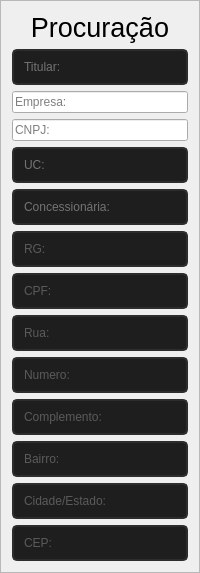
        <widget class="QFrame" name="frame_procuracao">
         <property name="maximumSize">
          <size>
           <width>16777215</width>
           <height>666</height>
          </size>
         </property>
         <property name="styleSheet">
          <string notr="true">
QLineEdit {
	border: 2px solid rgb(45, 45, 45);
	border-radius: 5px;
	background-color: rgb(30, 30, 30);
	color: rgb(200, 200, 200);
	padding: 8px;
}
QLineEdit:hover {
	border: 2px solid rgb(200, 200, 200);
	color: rgb(200, 200, 200);
}
QLineEdit:focus {
	border: 2px solid rgb(254, 14, 15);
	color: rgb(200, 200, 200);
};
background-color: rgb(83, 83, 83);
border-radius: 10px;</string>
         </property>
         <property name="frameShape">
          <enum>QFrame::StyledPanel</enum>
         </property>
         <property name="frameShadow">
          <enum>QFrame::Raised</enum>
         </property>
         <layout class="QVBoxLayout" name="verticalLayout_3">
          <item>
           <widget class="QLabel" name="label_procuracao">
            <property name="maximumSize">
             <size>
              <width>16777215</width>
              <height>36</height>
             </size>
            </property>
            <property name="font">
             <font>
              <family>Segoe UI</family>
              <pointsize>20</pointsize>
             </font>
            </property>
            <property name="layoutDirection">
             <enum>Qt::LeftToRight</enum>
            </property>
            <property name="text">
             <string>Procuração</string>
            </property>
            <property name="alignment">
             <set>Qt::AlignCenter</set>
            </property>
           </widget>
          </item>
          <item>
           <widget class="QLineEdit" name="linetituc">
            <property name="styleSheet">
             <string notr="true">QLineEdit {
	border: 2px solid rgb(45, 45, 45);
	border-radius: 5px;
	background-color: rgb(30, 30, 30);
	color: rgb(200, 200, 200);
	padding: 8px;
}
QLineEdit:hover {
	border: 2px solid rgb(200, 200, 200);
	color: rgb(200, 200, 200);
}
QLineEdit:focus {
	border: 2px solid rgb(254, 14, 15);
	color: rgb(200, 200, 200);
}</string>
            </property>
            <property name="inputMask">
             <string/>
            </property>
            <property name="text">
             <string/>
            </property>
            <property name="frame">
             <bool>true</bool>
            </property>
            <property name="placeholderText">
             <string>Titular:</string>
            </property>
           </widget>
          </item>
          <item>
           <widget class="QLineEdit" name="lineempresa">
            <property name="text">
             <string/>
            </property>
            <property name="placeholderText">
             <string>Empresa:</string>
            </property>
           </widget>
          </item>
          <item>
           <widget class="QLineEdit" name="linecnpj">
            <property name="text">
             <string/>
            </property>
            <property name="placeholderText">
             <string>CNPJ:</string>
            </property>
           </widget>
          </item>
          <item>
           <widget class="QLineEdit" name="lineuc">
            <property name="styleSheet">
             <string notr="true">QLineEdit {
	border: 2px solid rgb(45, 45, 45);
	border-radius: 5px;
	background-color: rgb(30, 30, 30);
	color: rgb(200, 200, 200);
	padding: 8px;
}
QLineEdit:hover {
	border: 2px solid rgb(200, 200, 200);
	color: rgb(200, 200, 200);
}
QLineEdit:focus {
	border: 2px solid rgb(254, 14, 15);
	color: rgb(200, 200, 200);
}</string>
            </property>
            <property name="placeholderText">
             <string>UC:</string>
            </property>
           </widget>
          </item>
          <item>
           <widget class="QLineEdit" name="linecnc">
            <property name="styleSheet">
             <string notr="true">QLineEdit {
	border: 2px solid rgb(45, 45, 45);
	border-radius: 5px;
	background-color: rgb(30, 30, 30);
	color: rgb(200, 200, 200);
	padding: 8px;
}
QLineEdit:hover {
	border: 2px solid rgb(200, 200, 200);
	color: rgb(200, 200, 200);
}
QLineEdit:focus {
	border: 2px solid rgb(254, 14, 15);
	color: rgb(200, 200, 200);
}</string>
            </property>
            <property name="placeholderText">
             <string>Concessionária:</string>
            </property>
           </widget>
          </item>
          <item>
           <widget class="QLineEdit" name="linerg">
            <property name="styleSheet">
             <string notr="true">QLineEdit {
	border: 2px solid rgb(45, 45, 45);
	border-radius: 5px;
	background-color: rgb(30, 30, 30);
	color: rgb(150, 150, 150);
	padding: 8px;
}
QLineEdit:hover {
	border: 2px solid rgb(200, 200, 200);
	color: rgb(200, 200, 200);
}
QLineEdit:focus {
	border: 2px solid rgb(254, 14, 15);
	color: rgb(200, 200, 200);
}</string>
            </property>
            <property name="placeholderText">
             <string>RG:</string>
            </property>
           </widget>
          </item>
          <item>
           <widget class="QLineEdit" name="linecpfcnpj">
            <property name="styleSheet">
             <string notr="true">QLineEdit {
	border: 2px solid rgb(45, 45, 45);
	border-radius: 5px;
	background-color: rgb(30, 30, 30);
	color: rgb(150, 150, 150);
	padding: 8px;
}
QLineEdit:hover {
	border: 2px solid rgb(200, 200, 200);
	color: rgb(200, 200, 200);
}
QLineEdit:focus {
	border: 2px solid rgb(254, 14, 15);
	color: rgb(200, 200, 200);
}</string>
            </property>
            <property name="placeholderText">
             <string>CPF:</string>
            </property>
           </widget>
          </item>
          <item>
           <widget class="QLineEdit" name="linerua">
            <property name="styleSheet">
             <string notr="true">QLineEdit {
	border: 2px solid rgb(45, 45, 45);
	border-radius: 5px;
	background-color: rgb(30, 30, 30);
	color: rgb(150, 150, 150);
	padding: 8px;
}
QLineEdit:hover {
	border: 2px solid rgb(200, 200, 200);
	color: rgb(200, 200, 200);
}
QLineEdit:focus {
	border: 2px solid rgb(254, 14, 15);
	color: rgb(200, 200, 200);
}</string>
            </property>
            <property name="placeholderText">
             <string>Rua:</string>
            </property>
           </widget>
          </item>
          <item>
           <widget class="QLineEdit" name="linenum">
            <property name="styleSheet">
             <string notr="true">QLineEdit {
	border: 2px solid rgb(45, 45, 45);
	border-radius: 5px;
	background-color: rgb(30, 30, 30);
	color: rgb(150, 150, 150);
	padding: 8px;
}
QLineEdit:hover {
	border: 2px solid rgb(200, 200, 200);
	color: rgb(200, 200, 200);
}
QLineEdit:focus {
	border: 2px solid rgb(254, 14, 15);
	color: rgb(200, 200, 200);
}</string>
            </property>
            <property name="placeholderText">
             <string>Numero:</string>
            </property>
           </widget>
          </item>
          <item>
           <widget class="QLineEdit" name="linecomp">
            <property name="styleSheet">
             <string notr="true">QLineEdit {
	border: 2px solid rgb(45, 45, 45);
	border-radius: 5px;
	background-color: rgb(30, 30, 30);
	color: rgb(150, 150, 150);
	padding: 8px;
}
QLineEdit:hover {
	border: 2px solid rgb(200, 200, 200);
	color: rgb(200, 200, 200);
}
QLineEdit:focus {
	border: 2px solid rgb(254, 14, 15);
	color: rgb(200, 200, 200);
}</string>
            </property>
            <property name="placeholderText">
             <string>Complemento:</string>
            </property>
           </widget>
          </item>
          <item>
           <widget class="QLineEdit" name="linebairro">
            <property name="styleSheet">
             <string notr="true">QLineEdit {
	border: 2px solid rgb(45, 45, 45);
	border-radius: 5px;
	background-color: rgb(30, 30, 30);
	color: rgb(150, 150, 150);
	padding: 8px;
}
QLineEdit:hover {
	border: 2px solid rgb(200, 200, 200);
	color: rgb(200, 200, 200);
}
QLineEdit:focus {
	border: 2px solid rgb(254, 14, 15);
	color: rgb(200, 200, 200);
}</string>
            </property>
            <property name="placeholderText">
             <string>Bairro:</string>
            </property>
           </widget>
          </item>
          <item>
           <widget class="QLineEdit" name="linecid">
            <property name="styleSheet">
             <string notr="true">QLineEdit {
	border: 2px solid rgb(45, 45, 45);
	border-radius: 5px;
	background-color: rgb(30, 30, 30);
	color: rgb(150, 150, 150);
	padding: 8px;
}
QLineEdit:hover {
	border: 2px solid rgb(200, 200, 200);
	color: rgb(200, 200, 200);
}
QLineEdit:focus {
	border: 2px solid rgb(254, 14, 15);
	color: rgb(200, 200, 200);
}</string>
            </property>
            <property name="placeholderText">
             <string>Cidade/Estado:</string>
            </property>
           </widget>
          </item>
          <item>
           <widget class="QLineEdit" name="linecep">
            <property name="styleSheet">
             <string notr="true">QLineEdit {
	border: 2px solid rgb(45, 45, 45);
	border-radius: 5px;
	background-color: rgb(30, 30, 30);
	color: rgb(150, 150, 150);
	padding: 8px;
}
QLineEdit:hover {
	border: 2px solid rgb(200, 200, 200);
	color: rgb(200, 200, 200);
}
QLineEdit:focus {
	border: 2px solid rgb(254, 14, 15);
	color: rgb(200, 200, 200);
}</string>
            </property>
            <property name="placeholderText">
             <string>CEP:</string>
            </property>
           </widget>
          </item>
         </layout>
        </widget>
